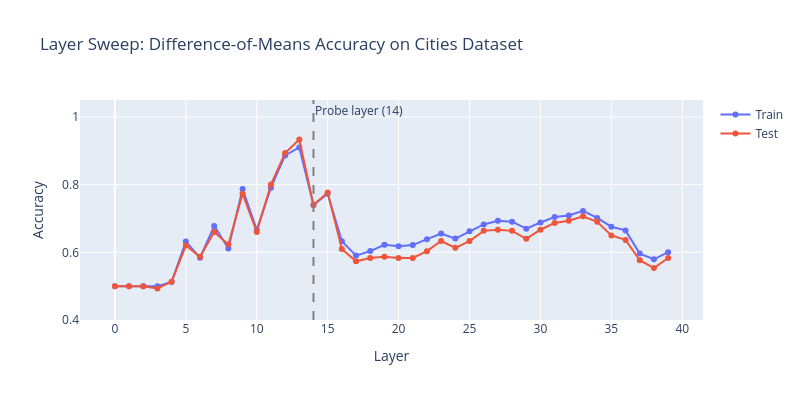

Notebook source saved alongside this figure:
### Markdown cell above
### Exercise - implement layer sweep

> ```yaml
> Difficulty: 🔴🔴⚪⚪⚪
> Importance: 🔵🔵🔵🔵⚪
> 
> You should spend up to 10-15 minutes on this exercise.
> Understanding which layers to probe is essential practical knowledge.
> ```

For each layer, extract activations for the cities dataset, train a simple difference-of-means classifier (direction = mean(true) - mean(false), classify by sign of dot product), and compute accuracy on a held-out test split.

### Code cell
def layer_sweep_accuracy(
    statements: list[str],
    labels: Float[Tensor, " n"],
    model: AutoModelForCausalLM,
    tokenizer: AutoTokenizer,
    layers: list[int],
    train_frac: float = 0.8,
    batch_size: int = 25,
) -> dict[str, list[float]]:
    """
    For each layer, train a difference-of-means classifier and compute train/test accuracy.

    Args:
        statements: List of statements.
        labels: Binary labels (1=true, 0=false).
        model: The language model.
        tokenizer: The tokenizer.
        layers: List of layer indices to sweep over.
        train_frac: Fraction of data for training.
        batch_size: Batch size for activation extraction.

    Returns:
        Dict with keys "train_acc" and "test_acc", each a list of accuracies per layer.
    """
    result = {"train_acc": [], 'test_acc':[]}
    train_split = statements[:int(len(statements)*train_frac)]
    label_train_split = labels[:int(len(statements)*train_frac)]
    label_test_split = labels[int(len(statements)*train_frac):]
    test_split = statements[int(len(statements)*train_frac):]
    train_activations = extract_activations(train_split, model, tokenizer, layers, batch_size)
    test_activations = extract_activations(test_split, model, tokenizer, layers, batch_size)
    for layer, acts in train_activations.items():
        mean_true = einops.einsum(acts, label_train_split, 'stat d_model, stat -> d_model')/t.sum(label_train_split)
        mean_false = einops.einsum(acts, 1 - label_train_split, 'stat d_model, stat -> d_model')/t.sum(1 - label_train_split)
        direction = mean_true - mean_false
        predictions_train = einops.einsum(direction, acts, "d_model, stat d_model -> stat")
        predictions_train = (t.sign(predictions_train) + 1)/2
        accuracy_train = t.sum(predictions_train == label_train_split)/label_train_split.shape[0]
        predictions_test = einops.einsum(direction, test_activations[layer], "d_model, stat d_model -> stat")
        predictions_test = (t.sign(predictions_test) + 1)/2
        accuracy_test = t.sum(predictions_test == label_test_split)/label_test_split.shape[0]
        result['train_acc'].append(accuracy_train.item())
        result['test_acc'].append(accuracy_test.item())
    return result





t.manual_seed(42)
all_layers = list(range(NUM_LAYERS))
cities_statements = datasets["cities"]["statement"].tolist()
cities_labels = t.tensor(datasets["cities"]["label"].values, dtype=t.float32)

sweep_results = layer_sweep_accuracy(cities_statements, cities_labels, model, tokenizer, all_layers)

# Print results as a table
sweep_df = pd.DataFrame(
    {
        "Layer": all_layers,
        "Train Acc": [f"{a:.3f}" for a in sweep_results["train_acc"]],
        "Test Acc": [f"{a:.3f}" for a in sweep_results["test_acc"]],
    }
)
display(sweep_df)

# Plot
fig = go.Figure()
fig.add_trace(go.Scatter(x=all_layers, y=sweep_results["train_acc"], mode="lines+markers", name="Train"))
fig.add_trace(go.Scatter(x=all_layers, y=sweep_results["test_acc"], mode="lines+markers", name="Test"))
fig.add_vline(x=PROBE_LAYER, line_dash="dash", line_color="gray", annotation_text=f"Probe layer ({PROBE_LAYER})")
fig.update_layout(
    title="Layer Sweep: Difference-of-Means Accuracy on Cities Dataset",
    xaxis_title="Layer",
    yaxis_title="Accuracy",
    yaxis_range=[0.4, 1.05],
    height=400,
    width=800,
)
fig.show()

best_layer = all_layers[int(np.argmax(sweep_results["test_acc"]))]
print(f"\nBest layer by test accuracy: {best_layer} ({max(sweep_results['test_acc']):.3f})")
print(f"Configured probe layer: {PROBE_LAYER} ({sweep_results['test_acc'][PROBE_LAYER]:.3f})")

### Figure 1 — Plotly figure (JSON) as saved in the notebook; plotly's stock layout.template omitted (floating-point values rounded to 4 significant figures)
{"data": [{"mode": "lines+markers", "name": "Train", "type": "scatter", "x": [0, 1, 2, 3, 4, 5, 6, 7, 8, 9, 10, 11, 12, 13, 14, 15, 16, 17, 18, 19, 20, 21, 22, 23, 24, 25, 26, 27, 28, 29, 30, 31, 32, 33, 34, 35, 36, 37, 38, 39], "y": [0.5, 0.5, 0.5, 0.5, 0.5125, 0.6321, 0.5836, 0.6781, 0.6112, 0.7868, 0.6664, 0.791, 0.8863, 0.9097, 0.74, 0.7734, 0.6329, 0.5903, 0.6037, 0.6221, 0.6179, 0.6212, 0.6388, 0.6555, 0.6405, 0.6622, 0.6823, 0.6931, 0.6906, 0.6697, 0.6881, 0.704, 0.709, 0.7224, 0.7015, 0.6756, 0.6647, 0.5962, 0.5794, 0.6003]}, {"mode": "lines+markers", "name": "Test", "type": "scatter", "x": [0, 1, 2, 3, 4, 5, 6, 7, 8, 9, 10, 11, 12, 13, 14, 15, 16, 17, 18, 19, 20, 21, 22, 23, 24, 25, 26, 27, 28, 29, 30, 31, 32, 33, 34, 35, 36, 37, 38, 39], "y": [0.5, 0.5, 0.5, 0.4933, 0.5133, 0.62, 0.5867, 0.66, 0.6233, 0.7733, 0.66, 0.8, 0.8933, 0.9333, 0.74, 0.7767, 0.61, 0.5733, 0.5833, 0.5867, 0.5833, 0.5833, 0.6033, 0.6333, 0.6133, 0.6333, 0.6633, 0.6667, 0.6633, 0.64, 0.6667, 0.6867, 0.6933, 0.7067, 0.69, 0.65, 0.6367, 0.5767, 0.5533, 0.5833]}], "layout": {"annotations": [{"showarrow": false, "text": "Probe layer (14)", "x": 14, "xanchor": "left", "xref": "x", "y": 1, "yanchor": "top", "yref": "y domain"}], "height": 400, "shapes": [{"line": {"color": "gray", "dash": "dash"}, "type": "line", "x0": 14, "x1": 14, "xref": "x", "y0": 0, "y1": 1, "yref": "y domain"}], "title": {"text": "Layer Sweep: Difference-of-Means Accuracy on Cities Dataset"}, "width": 800, "xaxis": {"title": {"text": "Layer"}}, "yaxis": {"range": [0.4, 1.05], "title": {"text": "Accuracy"}}}}
